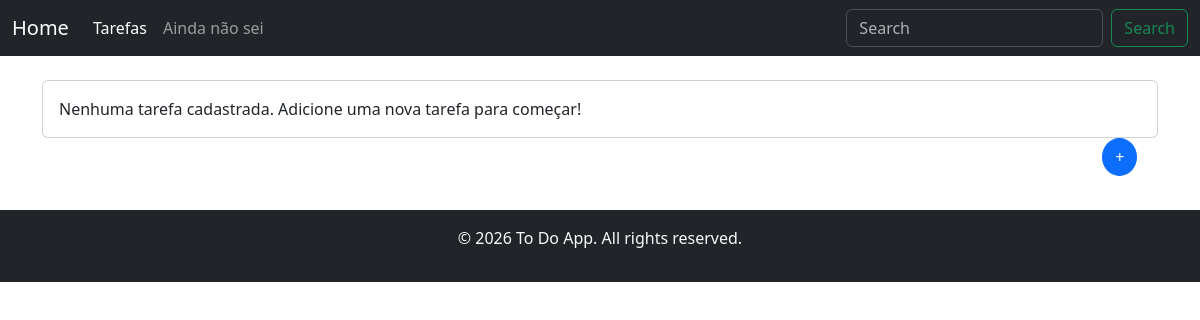
The app's page /list, older data.
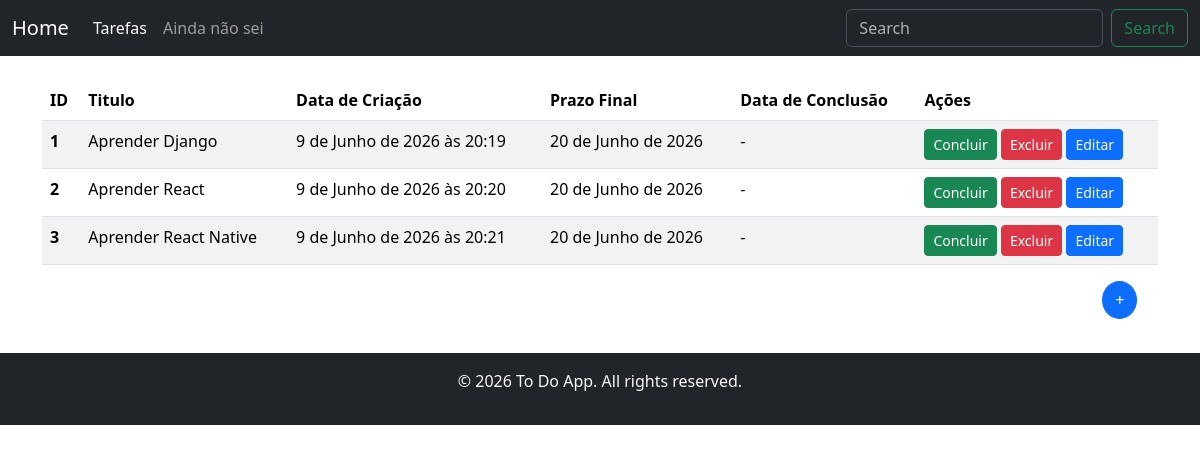
The same page, newer data.
### to_do/models.py (models this page shows)
class To_do(models.Model):
    title = models.CharField(max_length=200, null=False, blank=False)
    created_at = models.DateTimeField(auto_now_add=True, null=False, blank=False)
    deadline = models.DateField(null=True, blank=True)
    finished_at = models.DateField(null=True)

### to_do/views.py (the view)
# urls.py: path("list", Todo_ListView.as_view(), name="todo_list"),
class Todo_ListView(ListView):
    model = To_do
    template_name = "to_do/todo_list.html"
    context_object_name = "todo"

### to_do/templates/to_do/todo_list.html (shortened to what this page needs)
{% extends "base.html" %}
{% block content %}
    {% if todo %}
        <table class="table table-striped">
            <thead>
                <tr>
                <th scope="col">ID</th>
                <th scope="col">Titulo</th>
                <th scope="col">Data de Criação</th>
                <th scope="col">Prazo Final</th>
                <th scope="col">Data de Conclusão</th>
                <th scope="col">Ações</th>
                </tr>
            </thead>
            <tbody>
                {% for td in todo %}
                    <tr>
                    <th scope="row">{{ td.id }}</th>
                    <td>{{ td.title }}</td>
                    <td>{{ td.created_at }}</td>
                    <td>{{ td.deadline|default:"-" }}</td>
                    <td>{{ td.finished_at|default:"-" }}</td>
                    <td>
                        <a href="#" class="btn btn-success btn-sm">Concluir</a>
                        <a href="#" class="btn btn-danger btn-sm">Excluir</a>
                        <button type="button" class="btn btn-primary btn-sm">Editar</button>
                    </td>
                    </tr>
                {% endfor %}
            </tbody>
        </table>
    {% else %}
        <div class="card">
            <div class="card-body">
                Nenhuma tarefa cadastrada. Adicione uma nova tarefa para começar!
            </div>
        </div>
    {% endif %}
    <a href="{% url 'todo_create' %}" class="btn btn-primary rounded-circle " style="margin-left: 95%; margin-bottom: 10px;">+</a>
{% endblock %}

### to_do/templates/base.html (shortened to what this page needs)
<!doctype html>
<html lang="pt-br">
  <head>
    <link href="https://cdn.jsdelivr.net/npm/bootstrap@5.3.8/dist/css/bootstrap.min.css" rel="stylesheet">
  </head>
  <body>
    {% include "util/header.html" %}
    <main class="container mt-4">
        {% block  content %}
        {% endblock %}
    </main>
    {% include "util/footer.html" %}
  </body>
</html>

### to_do/templates/util/header.html
<nav class="navbar navbar-expand-lg bg-dark mb-3" data-bs-theme="dark">
    <div class="container-fluid">
        <a class="navbar-brand" href="{% url 'todo_base' %}">Home</a>
        <div class="collapse navbar-collapse" id="navbarSupportedContent">
            <ul class="navbar-nav me-auto mb-2 mb-lg-0">
                <li class="nav-item">
                    <a class="nav-link active" aria-current="page" href="{% url 'todo_list' %}">Tarefas</a>
                </li>
                <li class="nav-item">
                    <a class="nav-link" href="#">Ainda não sei</a>
                </li>
            </ul>
            <form class="d-flex" role="search">
                <input class="form-control me-2" type="search" placeholder="Search" aria-label="Search"/>
                <button class="btn btn-outline-success" type="submit">Search</button>
            </form>
        </div>
    </div>
</nav>

### to_do/templates/util/footer.html
<footer class="bg-dark text-light text-center py-3 mt-4">
    <p>&copy; 2026 To Do App. All rights reserved.</p>
</footer>

Row changes from the older to the newer data that the page shows:
added To_do: id "1", title "Aprender Django", created_at "9 de Junho de 2026 às 20:19", deadline "20 de Junho de 2026", finished_at "-"
added To_do: id "2", title "Aprender React", created_at "9 de Junho de 2026 às 20:20", deadline "20 de Junho de 2026", finished_at "-"
added To_do: id "3", title "Aprender React Native", created_at "9 de Junho de 2026 às 20:21", deadline "20 de Junho de 2026", finished_at "-"
Text that changed along with them:
text no longer shown: "Nenhuma tarefa cadastrada. Adicione uma nova tarefa para começar!"
text now shown: "ID Titulo Data de Criação Prazo Final Data de Conclusão Ações"
